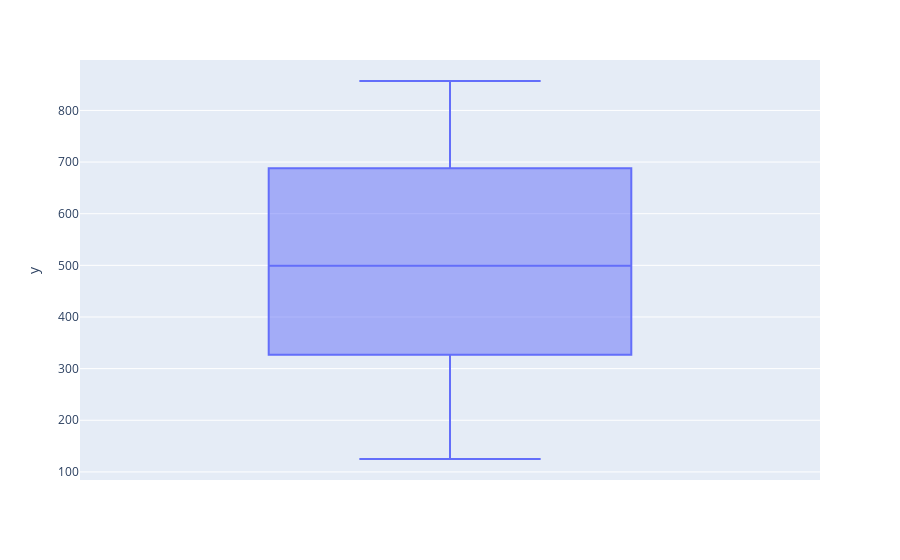

The code cell stored with this chart in its notebook:
### Code cell
px.box(y=obs5)

### Figure 1 — Plotly figure (JSON) as saved in the notebook; plotly's stock layout.template omitted (floating-point values rounded to 4 significant figures; data arrays with more than 128 entries replaced by an {"elided": "..."} marker saying what was removed)
{"data": [{"alignmentgroup": "True", "hovertemplate": "y=%{y}<extra></extra>", "legendgroup": "", "marker": {"color": "#636efa"}, "name": "", "notched": false, "offsetgroup": "", "orientation": "v", "showlegend": false, "type": "box", "x0": " ", "xaxis": "x", "y": {"elided": "500 int values"}, "y0": " ", "yaxis": "y"}], "layout": {"boxmode": "group", "legend": {"tracegroupgap": 0}, "margin": {"t": 60}, "xaxis": {"anchor": "y", "domain": [0, 1]}, "yaxis": {"anchor": "x", "domain": [0, 1], "title": {"text": "y"}}}}
